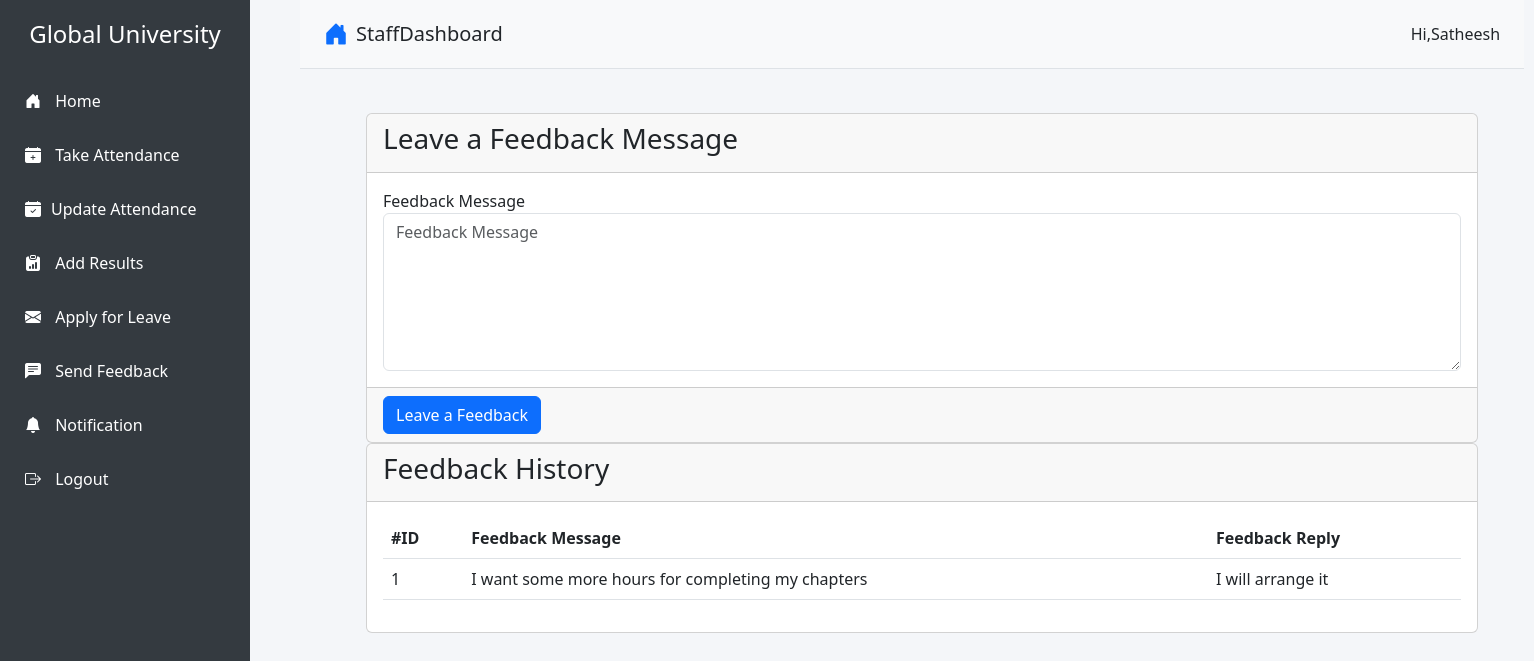
/staff/staff_feedback/ (signed in), run on an earlier commit of the app's database.
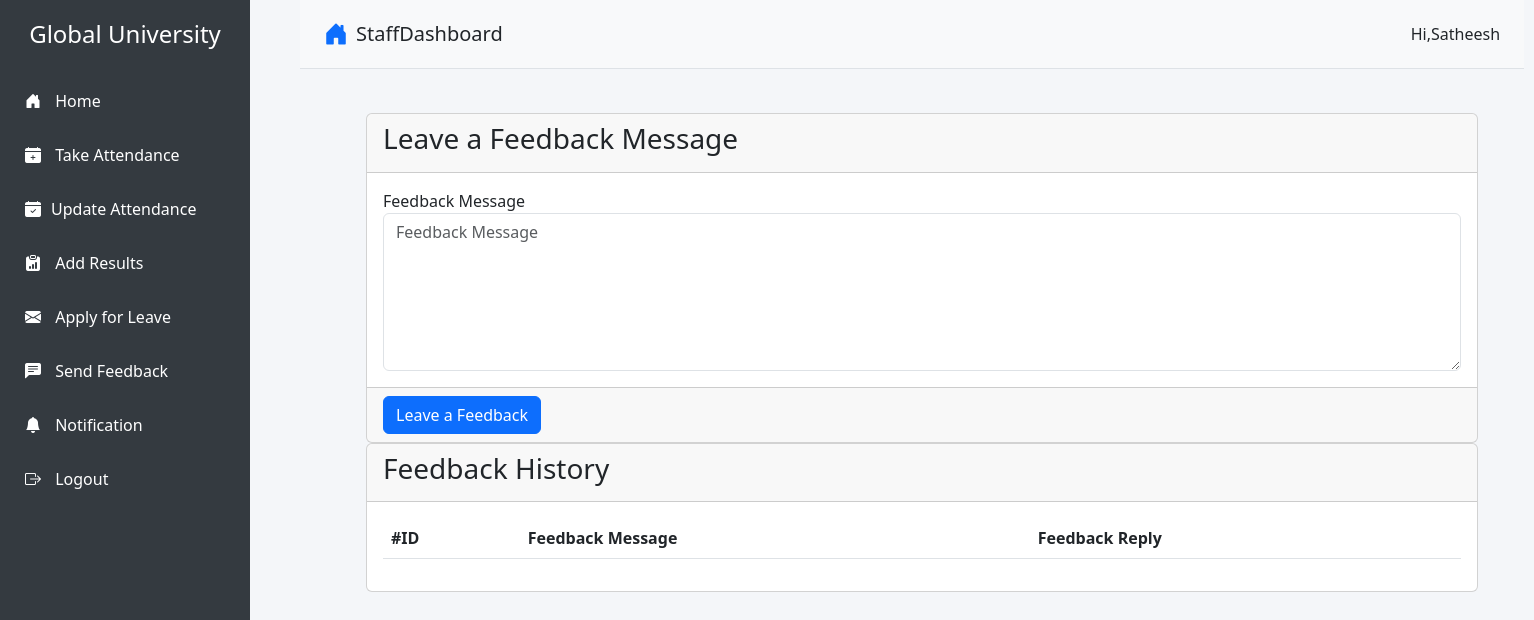
And on a later commit of the database.
### staff/models.py (models this page shows)
class FeedBackStaff(models.Model):
    id = models.AutoField(primary_key=True)
    staff_id = models.ForeignKey(Staff, on_delete=models.CASCADE)
    feedback = models.TextField()
    feedback_reply = models.TextField()
    created_at = models.DateTimeField(auto_now_add=True)
    updated_at = models.DateTimeField(auto_now=True)
    objects = models.Manager()

### staff/views.py (the view)
# urls.py: path('staff_feedback/', views.staff_feedback, name="staff_feedback"),
def staff_feedback(request):
    staff_obj = Staff.objects.get(user=request.user)  # Use 'user' instead of 'admin'
    feedback_data = FeedBackStaff.objects.filter(staff_id=staff_obj)
    context = {
        "feedback_data": feedback_data
    }
    return render(request, "staff/staff_feedback.html", context)

### templates/staff/staff_feedback.html (shortened to what this page needs)
{% extends 'staff/base.html' %}
{% block content %}
<section class="content" style=" margin-left:10px;">
    <div class="container-fluid">
        <div class="row">
            <div class="col-md-12">
                <div class="card card-primary">
                <div class="card-header">
                    <h3 class="card-title">Leave a Feedback Message</h3>
                </div>
                <form method="POST" action="{% url 'staff:staff_feedback_save' %}">
                    <div class="card-body">
                        <div class="form-group">
                            <label>Feedback Message </label>
                            <textarea name="feedback_message" class="form-control" rows="6" placeholder="Feedback Message"></textarea>
                        </div>
                    </div>
                    <div class="card-footer">
                    <button type="submit" class="btn btn-primary">Leave a Feedback</button>
                    </div>
                </form>
                </div>
            </div>
        </div>
        <div class="row">
            <div class="col-md-12">
                <div class="card card-success">
                    <div class="card-header">
                        <h3 class="card-title">Feedback History</h3>
                    </div>
                    <div class="card-body">
                       <div class="table-responsive">
                            <table class="table">
                                <thead class="thead-light">
                                <tr>
                                    <th>#ID</th>
                                    <th>Feedback Message</th>
                                    <th>Feedback Reply</th>
                                </tr>
                                </thead>
                                {% for row in feedback_data %}
                                <tr>
                                    <td>{{ row.id }}</td>
                                    <td>{{ row.feedback }}</td>
                                    <td>{{ row.feedback_reply }}</td>
                                </tr>
                                {% endfor %}
                            </table>
                        </div>
                    </div>
                </div>
            </div>
        </div>
    </div>
  </section>
{% endblock %}

### templates/staff/base.html (shortened to what this page needs)
{% load static %}
<!DOCTYPE html>
<html lang="en">
<head>
    <link rel="stylesheet" href="https://cdn.jsdelivr.net/npm/bootstrap@5.3.0/dist/css/bootstrap.min.css">
    <link href="https://cdnjs.cloudflare.com/ajax/libs/bootstrap-icons/1.10.5/font/bootstrap-icons.min.css" rel="stylesheet">
</head>
<body>
    <div class="d-flex">
        {% include "staff/sidebar.html" %}
        <div class="flex-grow-1">
            <header class="d-flex justify-content-between align-items-center px-4 py-3 border-bottom">
                <div class="d-flex align-items-center">
                    <i class="bi bi-house-door-fill me-2 fs-4 text-primary"></i>
                    <h1 class="h5 mb-0">StaffDashboard</h1>
                </div>
                <div class="d-flex align-items-center">
                    <div class="d-flex align-items-center">
                        <span class="ms-2" >Hi,{{ request.user.username }}</span>
                    </div>
                </div>
            </header>
            <main class="p-4">
                {% block content %}
                {% endblock content %}
            </main>
        </div>
    </div>
</body>
</html>

### templates/staff/sidebar.html (shortened to what this page needs)
<!DOCTYPE html>
<html lang="en">
<head>
    <link href="https://cdn.jsdelivr.net/npm/bootstrap@5.3.0-alpha1/dist/css/bootstrap.min.css" rel="stylesheet">
</head>
<body>
    <div class="sidebar">
        <h4>Global University</h4>
        <a href="{% url 'staff:dashboard' %}"><i class="bi bi-house-door-fill"></i> Home</a>
        <a href="{% url 'staff:take_attendance' %}"><i class="bi bi-calendar-plus-fill"></i> Take Attendance</a>
        <a href="{% url 'staff:update_attendance' %}"><i class="bi bi-calendar-check-fill"></i>Update Attendance</a>
        <a href=""><i class="bi bi-clipboard-data-fill"></i> Add Results</a>
        <a href="{% url 'staff:staff_apply_leave' %}"><i class="bi bi-envelope-fill"></i> Apply for Leave</a>
        <a href="{% url 'staff:staff_feedback' %}"><i class="bi bi-chat-left-text-fill"></i> Send Feedback</a>
        <a href="{% url 'staff:staff_notifications' %}"><i class="bi bi-bell-fill"></i> Notification</a>
        <a href="{% url 'staff:logout' %}"><i class="bi bi-box-arrow-right"></i> Logout</a>
    </div>
    <div class="content">
    </div>
    <link href="https://cdn.jsdelivr.net/npm/bootstrap-icons/font/bootstrap-icons.css" rel="stylesheet">
</body>
</html>

### templates/staff/base.html (style rules this page uses)
body { font-family: 'Arial', sans-serif; }
header { background-color: #f8f9fa; gap:900px }
header h1 { font-size: 20px; }

### templates/staff/sidebar.html (style rules this page uses)
body { display: flex; min-height: 100vh; background-color: #f4f6f9; }
.sidebar { width: 250px; background-color: #343a40; color: white; height: 100vh; padding: 20px 10px; position: fixed; }
.sidebar h4 { text-align: center; margin-bottom: 30px; }
.sidebar a { display: block; padding: 10px 15px; margin-bottom: 10px; color: white; text-decoration: none; border-radius: 5px; transition: background-color 0.3s ease; }
.sidebar a i { margin-right: 10px; }
.content { margin-left: 260px; padding: 20px; width: 100%; }

What changed in the data, as far as the page shows it:
removed FeedBackStaff: id "1", feedback "I want some more hours for completing my chapters", feedback_reply "I will arrange it"
